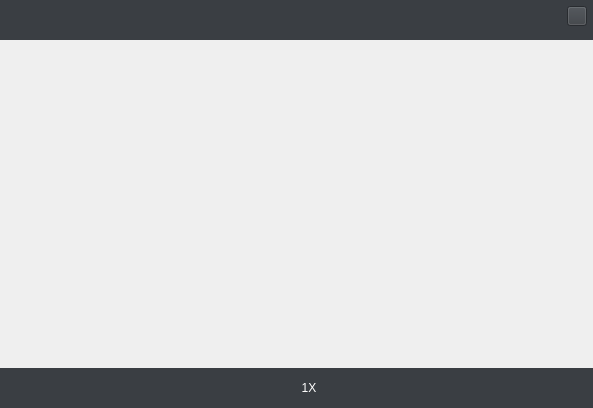
<?xml version="1.0" encoding="UTF-8"?>
<ui version="4.0">
 <class>Player</class>
 <widget class="QWidget" name="Player">
  <property name="geometry">
   <rect>
    <x>0</x>
    <y>0</y>
    <width>593</width>
    <height>408</height>
   </rect>
  </property>
  <property name="windowTitle">
   <string>Player</string>
  </property>
  <layout class="QVBoxLayout" name="verticalLayout_3">
   <property name="spacing">
    <number>0</number>
   </property>
   <property name="leftMargin">
    <number>0</number>
   </property>
   <property name="topMargin">
    <number>0</number>
   </property>
   <property name="rightMargin">
    <number>0</number>
   </property>
   <property name="bottomMargin">
    <number>0</number>
   </property>
   <item>
    <layout class="QVBoxLayout" name="verticalLayout_2">
     <property name="spacing">
      <number>0</number>
     </property>
     <item>
      <widget class="QWidget" name="titleWidget" native="true">
       <property name="minimumSize">
        <size>
         <width>0</width>
         <height>40</height>
        </size>
       </property>
       <property name="maximumSize">
        <size>
         <width>16777215</width>
         <height>40</height>
        </size>
       </property>
       <property name="styleSheet">
        <string notr="true">background-color: rgb(58, 62, 67);</string>
       </property>
       <layout class="QHBoxLayout" name="horizontalLayout_2">
        <property name="spacing">
         <number>0</number>
        </property>
        <property name="leftMargin">
         <number>0</number>
        </property>
        <property name="topMargin">
         <number>0</number>
        </property>
        <property name="rightMargin">
         <number>0</number>
        </property>
        <property name="bottomMargin">
         <number>0</number>
        </property>
        <item>
         <layout class="QHBoxLayout" name="horizontalLayout">
          <property name="spacing">
           <number>0</number>
          </property>
          <item>
           <spacer name="horizontalSpacer">
            <property name="orientation">
             <enum>Qt::Horizontal</enum>
            </property>
            <property name="sizeHint" stdset="0">
             <size>
              <width>40</width>
              <height>20</height>
             </size>
            </property>
           </spacer>
          </item>
          <item>
           <layout class="QVBoxLayout" name="verticalLayout">
            <property name="spacing">
             <number>0</number>
            </property>
            <property name="topMargin">
             <number>6</number>
            </property>
            <property name="rightMargin">
             <number>6</number>
            </property>
            <item>
             <widget class="QPushButton" name="closeButton">
              <property name="sizePolicy">
               <sizepolicy hsizetype="Fixed" vsizetype="Fixed">
                <horstretch>0</horstretch>
                <verstretch>0</verstretch>
               </sizepolicy>
              </property>
              <property name="maximumSize">
               <size>
                <width>20</width>
                <height>20</height>
               </size>
              </property>
              <property name="text">
               <string/>
              </property>
             </widget>
            </item>
            <item>
             <spacer name="verticalSpacer">
              <property name="orientation">
               <enum>Qt::Vertical</enum>
              </property>
              <property name="sizeHint" stdset="0">
               <size>
                <width>20</width>
                <height>40</height>
               </size>
              </property>
             </spacer>
            </item>
           </layout>
          </item>
         </layout>
        </item>
       </layout>
      </widget>
     </item>
     <item>
      <widget class="QWidget" name="playWidget" native="true">
       <property name="sizePolicy">
        <sizepolicy hsizetype="Expanding" vsizetype="Expanding">
         <horstretch>0</horstretch>
         <verstretch>0</verstretch>
        </sizepolicy>
       </property>
      </widget>
     </item>
     <item>
      <widget class="WidgetSeek" name="seekWidget" native="true">
       <property name="styleSheet">
        <string notr="true"/>
       </property>
      </widget>
     </item>
     <item>
      <widget class="QWidget" name="widget_3" native="true">
       <property name="minimumSize">
        <size>
         <width>0</width>
         <height>40</height>
        </size>
       </property>
       <property name="maximumSize">
        <size>
         <width>16777215</width>
         <height>40</height>
        </size>
       </property>
       <property name="styleSheet">
        <string notr="true">background-color: rgb(58, 62, 67);</string>
       </property>
       <layout class="QHBoxLayout" name="horizontalLayout_5">
        <property name="spacing">
         <number>0</number>
        </property>
        <property name="leftMargin">
         <number>0</number>
        </property>
        <property name="topMargin">
         <number>0</number>
        </property>
        <property name="rightMargin">
         <number>0</number>
        </property>
        <property name="bottomMargin">
         <number>0</number>
        </property>
        <item>
         <layout class="QHBoxLayout" name="horizontalLayout_4">
          <property name="rightMargin">
           <number>12</number>
          </property>
          <item>
           <spacer name="horizontalSpacer_2">
            <property name="orientation">
             <enum>Qt::Horizontal</enum>
            </property>
            <property name="sizeHint" stdset="0">
             <size>
              <width>40</width>
              <height>20</height>
             </size>
            </property>
           </spacer>
          </item>
          <item>
           <layout class="QHBoxLayout" name="horizontalLayout_3">
            <property name="rightMargin">
             <number>0</number>
            </property>
            <item>
             <widget class="QPushButton" name="playPauseButton">
              <property name="maximumSize">
               <size>
                <width>30</width>
                <height>16777215</height>
               </size>
              </property>
              <property name="styleSheet">
               <string notr="true">border-width: 41px;;border-width: 0px; border-radius: 0px;
color:white;</string>
              </property>
              <property name="text">
               <string/>
              </property>
             </widget>
            </item>
            <item>
             <widget class="QPushButton" name="nextFrameButton">
              <property name="maximumSize">
               <size>
                <width>30</width>
                <height>16777215</height>
               </size>
              </property>
              <property name="styleSheet">
               <string notr="true">border-width: 41px;;border-width: 0px; border-radius: 0px;
color:white;</string>
              </property>
              <property name="text">
               <string/>
              </property>
             </widget>
            </item>
            <item>
             <widget class="loopButton" name="playSpeedButton">
              <property name="minimumSize">
               <size>
                <width>40</width>
                <height>0</height>
               </size>
              </property>
              <property name="maximumSize">
               <size>
                <width>40</width>
                <height>16777215</height>
               </size>
              </property>
              <property name="styleSheet">
               <string notr="true">border-width: 41px;;border-width: 0px; border-radius: 0px;
color:white;</string>
              </property>
              <property name="text">
               <string>1X</string>
              </property>
             </widget>
            </item>
           </layout>
          </item>
          <item>
           <spacer name="horizontalSpacer_3">
            <property name="orientation">
             <enum>Qt::Horizontal</enum>
            </property>
            <property name="sizeHint" stdset="0">
             <size>
              <width>40</width>
              <height>20</height>
             </size>
            </property>
           </spacer>
          </item>
          <item>
           <widget class="QPushButton" name="voiceSwitchButton">
            <property name="maximumSize">
             <size>
              <width>30</width>
              <height>16777215</height>
             </size>
            </property>
            <property name="styleSheet">
             <string notr="true">border-width: 41px;;border-width: 0px; border-radius: 0px;
color:white;</string>
            </property>
            <property name="text">
             <string/>
            </property>
           </widget>
          </item>
         </layout>
        </item>
       </layout>
      </widget>
     </item>
    </layout>
   </item>
  </layout>
 </widget>
 <layoutdefault spacing="6" margin="11"/>
 <customwidgets>
  <customwidget>
   <class>loopButton</class>
   <extends>QPushButton</extends>
   <header>loopbutton.h</header>
  </customwidget>
  <customwidget>
   <class>WidgetSeek</class>
   <extends>QWidget</extends>
   <header>widgetseek.h</header>
   <container>1</container>
  </customwidget>
 </customwidgets>
 <resources/>
 <connections/>
</ui>
